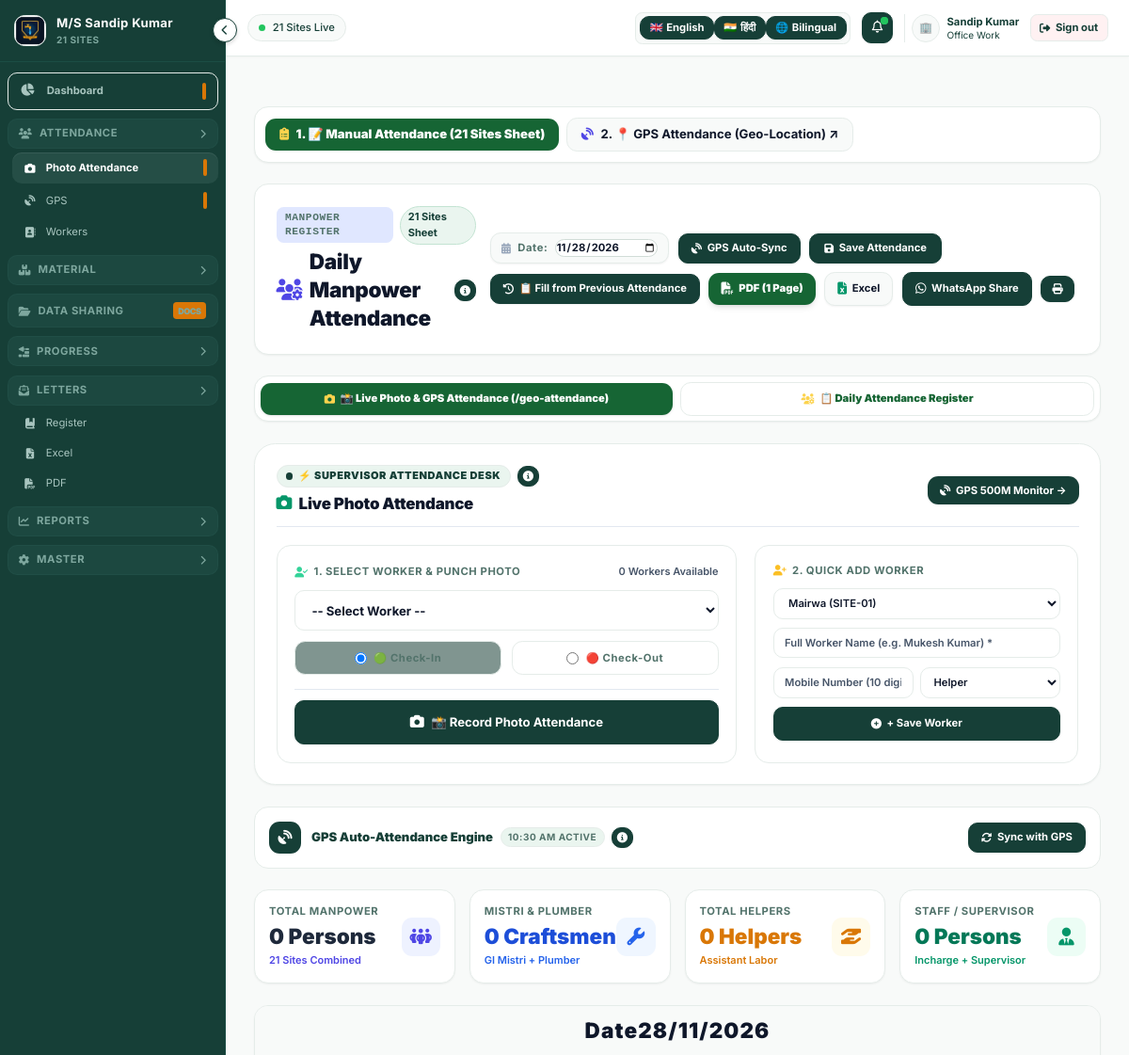
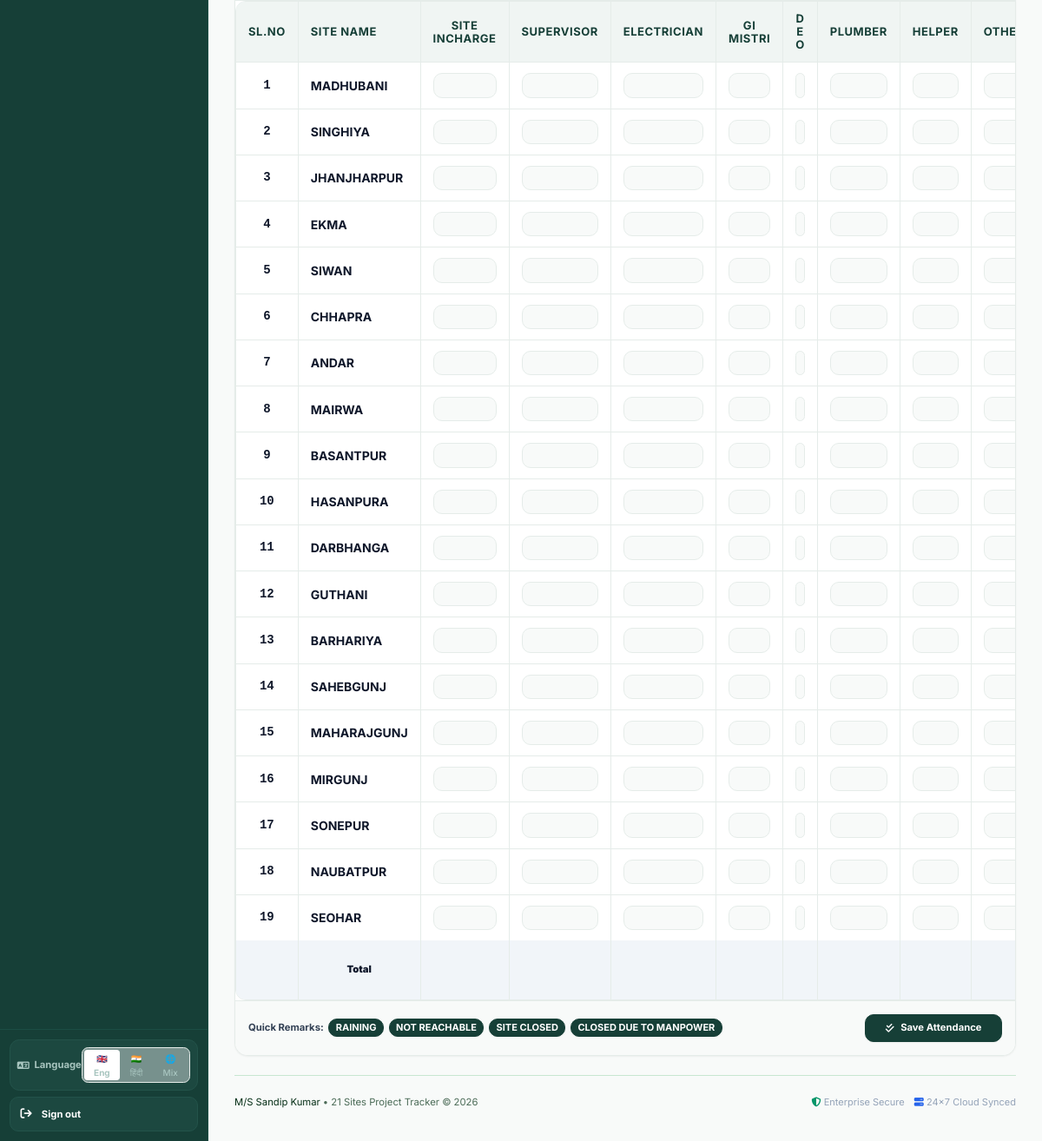
/attendance (signed in), run on an earlier commit of the app's database (2 pictures, top to bottom).
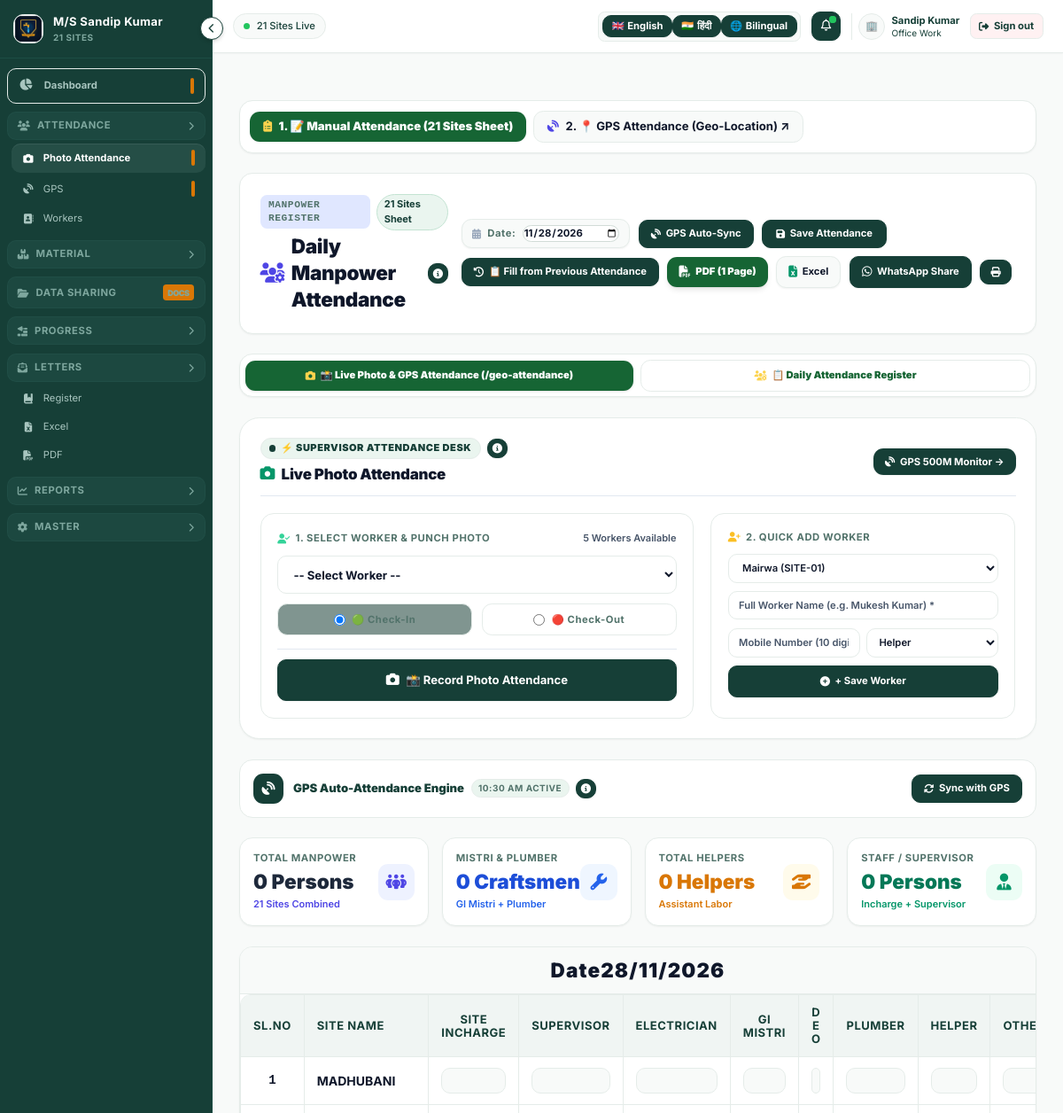
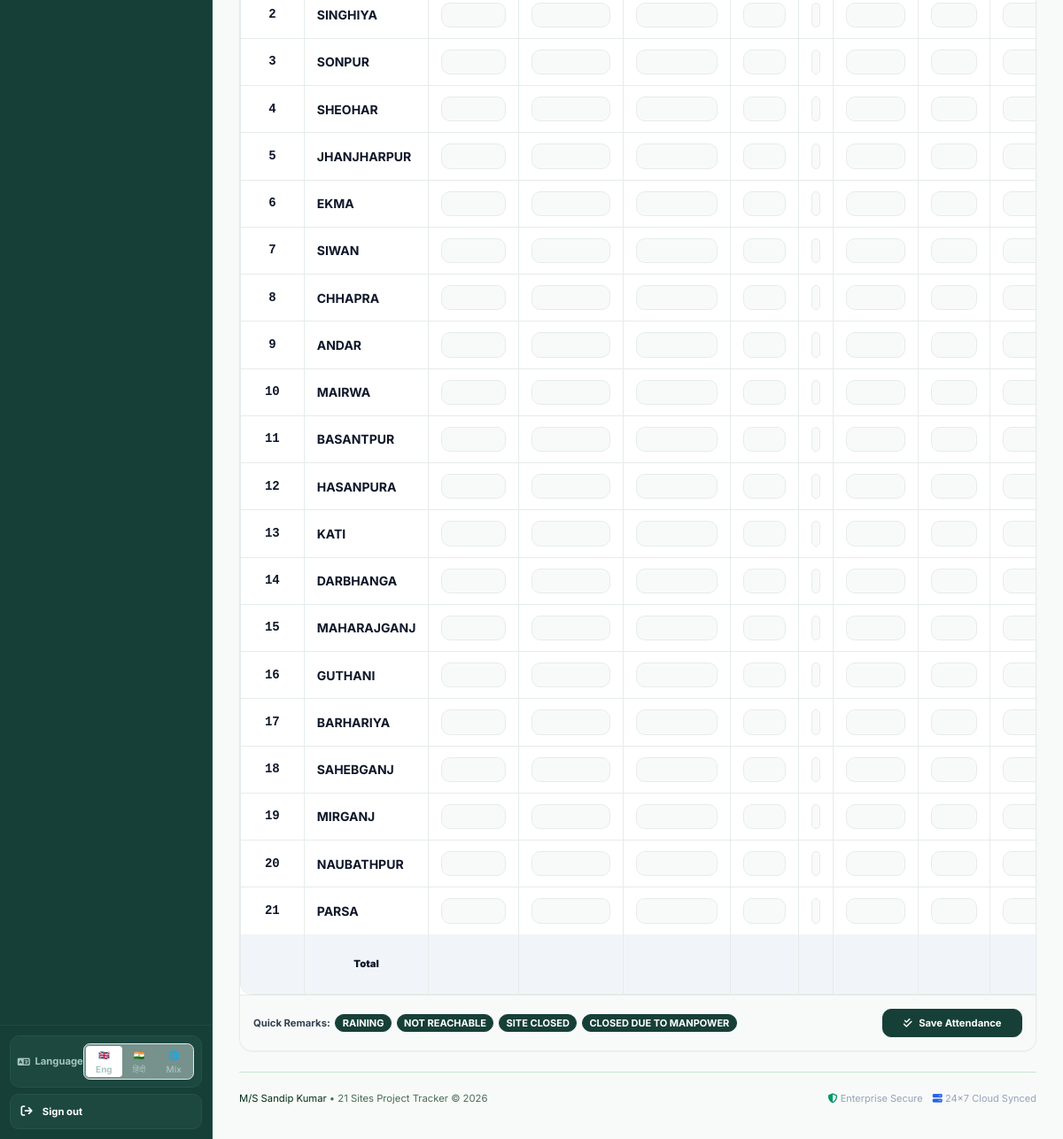
And on a later commit of the database (2 pictures, top to bottom).
### tables this page shows
CREATE TABLE sites (
        id INTEGER PRIMARY KEY AUTOINCREMENT,
        code TEXT UNIQUE NOT NULL,
        name TEXT NOT NULL,
        location TEXT,
        supervisor TEXT,
        contact TEXT,
        status TEXT DEFAULT 'Active',
        created_at TIMESTAMP DEFAULT CURRENT_TIMESTAMP
    , incharge TEXT, incharge_phone TEXT, latitude REAL, longitude REAL, geo_radius INTEGER DEFAULT 500, pin TEXT DEFAULT '', initial_month TEXT);

### app.py (the view, shortened to what this page needs)
@app.route("/attendance")
def attendance_view():
    selected_date = request.args.get("date")
    if not selected_date:
        ist_now = datetime.datetime.utcnow() + datetime.timedelta(hours=5, minutes=30)
        selected_date = ist_now.strftime("%Y-%m-%d")
    rows, totals = database.get_daily_manpower(selected_date)
    is_owner = session.get("is_owner", False)
    user_site_id = session.get("site_id")
    is_supervisor_view = False
    locked_site = None
    try:
        parts = selected_date.split("-")
        formatted_date = f"{parts[2]}/{parts[1]}/{parts[0]}" if len(parts) == 3 else selected_date
    except:
        formatted_date = selected_date
    all_sites = database.get_all_sites()
    if is_supervisor_view and user_site_id:
        site_workers = database.get_all_workers_for_site(user_site_id)
        sites = [s for s in all_sites if s["id"] == user_site_id]
    else:
        site_workers = database.get_all_workers()
        sites = all_sites
    today_geo_rows, _ = database.get_geo_attendance_today(selected_date)
    if is_supervisor_view and user_site_id:
        today_geo_rows = [r for r in today_geo_rows if r["site_id"] == user_site_id]
    today_photos = [r for r in today_geo_rows if r.get("photo_url")]
    return render_template(
        "attendance.html",
        selected_date=selected_date,
        formatted_date=formatted_date,
        rows=rows,
        totals=totals,
        is_supervisor_view=is_supervisor_view,
        locked_site=locked_site,
        site_workers=site_workers,
        sites=sites,
        today_photos=today_photos
    )

### app.py (called while the page is built)
@app.after_request
def add_cors_headers(response):
    response.headers["Access-Control-Allow-Origin"] = "*"
    response.headers["Access-Control-Allow-Methods"] = "GET, POST, OPTIONS, PUT, DELETE"
    response.headers["Access-Control-Allow-Headers"] = "Content-Type, X-Admin-PIN"
    if "text/html" in response.headers.get("Content-Type", ""):
        response.headers["Cache-Control"] = "no-cache, no-store, must-revalidate"
        response.headers["Pragma"] = "no-cache"
        response.headers["Expires"] = "0"
    return response

### database.py (called while the page is built)
def get_db():
    conn = sqlite3.connect(DB_PATH, timeout=60.0)
    conn.row_factory = sqlite3.Row
    try:
        conn.execute("PRAGMA journal_mode=WAL;")
        conn.execute("PRAGMA busy_timeout=60000;")
        conn.execute("PRAGMA synchronous=NORMAL;")
    except Exception:
        pass
    return conn

def get_all_sites():
    conn = get_db()
    cursor = conn.cursor()
    cursor.execute("SELECT * FROM sites ORDER BY id ASC")
    sites = [dict(row) for row in cursor.fetchall()]
    conn.close()
    return sites

### templates/attendance.html (shortened to what the changed rows need)
{% extends "base.html" %}
{% block content %}
<div class="space-y-6">
    <div class="bg-white rounded-2xl p-6 border border-slate-200/80 shadow-sm flex flex-col md:flex-row md:items-center justify-between gap-4">
        <div>
            <div class="flex items-center gap-2 mt-1">
                <h1 class="text-2xl font-black text-slate-800 flex items-center gap-2">
                    <i class="fa-solid fa-users-gear text-indigo-600"></i>
                    {% if is_supervisor_view %}
                    <span>Daily Attendance — {{ locked_site.name }} Site</span>
                    {% else %}
                    <span>Daily Manpower Attendance</span>
                    {% endif %}
                </h1>
            </div>
        </div>
    </div>
    <div class="bg-white rounded-3xl p-5 sm:p-6 text-[#0F172A] shadow-sm border border-[#E2E8F0] relative no-print">
        <div class="grid grid-cols-1 lg:grid-cols-12 gap-5 mt-5">
            <div class="lg:col-span-7 bg-white p-4 sm:p-5 rounded-2xl border border-[#E2E8F0] flex flex-col justify-between shadow-xs">
                <div>
                    <div class="flex items-center justify-between mb-3">
                        <label class="text-xs font-black text-[#0F172A] uppercase tracking-wider flex items-center gap-1.5">
                            <i class="fa-solid fa-user-check text-emerald-400"></i>
                            <span>1. Select Worker & Punch Photo</span>
                        </label>
                        <span class="text-[11px] text-[#475569] font-semibold" id="quickWorkerCountBadge">{{ site_workers|length }} Workers Available</span>
                    </div>
                </div>
            </div>
        </div>
    </div>
    <div class="bg-white rounded-2xl border border-slate-200 shadow-sm overflow-hidden">
        <div class="py-3 px-6 bg-slate-50 border-b border-slate-200 text-center">
            <h2 class="text-xl sm:text-2xl font-black text-rose-600 tracking-wider">
                DATE {{ formatted_date }}
            </h2>
        </div>
        <div class="overflow-x-auto">
            <table class="w-full text-left text-xs border-collapse" id="manpowerTable">
                <thead class="bg-slate-100 text-slate-800 font-black border-b border-slate-300 uppercase text-[11px] tracking-wider text-center">
                    <tr>
                        <th class="py-3 px-2 w-10 border-r border-slate-200">SL.NO</th>
                        <th class="py-3 px-3 text-left w-36 border-r border-slate-200">SITE NAME</th>
                        <th class="py-3 px-2 w-20 border-r border-slate-200">SITE INCHARGE</th>
                        <th class="py-3 px-2 w-20 border-r border-slate-200">SUPERVISOR</th>
                        <th class="py-3 px-2 w-20 border-r border-slate-200">ELECTRICIAN</th>
                        <th class="py-3 px-2 w-20 border-r border-slate-200">GI MISTRI</th>
                        <th class="py-3 px-2 w-16 border-r border-slate-200">D E O</th>
                        <th class="py-3 px-2 w-20 border-r border-slate-200">PLUMBER</th>
                        <th class="py-3 px-2 w-20 border-r border-slate-200">HELPER</th>
                        <th class="py-3 px-2 w-16 border-r border-slate-200">OTHER</th>
                    </tr>
                </thead>
                <tbody class="divide-y divide-slate-200 text-slate-800">
                    {% for row in rows %}
                    <tr class="hover:bg-slate-50/80 transition site-row" data-site-id="{{ row.site_id }}">
                        <td class="py-2 px-2 text-center text-slate-400 font-mono font-bold border-r border-slate-100">
                            {{ loop.index }}
                        </td>
                        <td class="py-2 px-3 font-bold text-slate-900 border-r border-slate-100 whitespace-nowrap">
                            {{ row.site_name|upper }}
                        </td>
                        <td class="p-1 border-r border-slate-100">
                            <input type="number" min="0" max="99" value="{{ row.site_incharge if row.site_incharge > 0 else '' }}"
                                   class="inp-count w-full text-center py-1.5 rounded-lg border border-transparent hover:border-slate-300 focus:border-indigo-500 font-bold text-xs bg-slate-50/50 focus:bg-white"
                                   data-role="site_incharge" oninput="recalcRow(this)">
                        </td>
                        <td class="p-1 border-r border-slate-100">
                            <input type="number" min="0" max="99" value="{{ row.supervisor if row.supervisor > 0 else '' }}"
                                   class="inp-count w-full text-center py-1.5 rounded-lg border border-transparent hover:border-slate-300 focus:border-indigo-500 font-bold text-xs bg-slate-50/50 focus:bg-white"
                                   data-role="supervisor" oninput="recalcRow(this)">
                        </td>
                        <td class="p-1 border-r border-slate-100">
                            <input type="number" min="0" max="99" value="{{ row.electrician if row.electrician > 0 else '' }}"
                                   class="inp-count w-full text-center py-1.5 rounded-lg border border-transparent hover:border-slate-300 focus:border-indigo-500 font-bold text-xs bg-slate-50/50 focus:bg-white"
                                   data-role="electrician" oninput="recalcRow(this)">
                        </td>
                        <td class="p-1 border-r border-slate-100">
                            <input type="number" min="0" max="99" value="{{ row.gi_mistri if row.gi_mistri > 0 else '' }}"
                                   class="inp-count w-full text-center py-1.5 rounded-lg border border-transparent hover:border-slate-300 focus:border-indigo-500 font-bold text-xs bg-slate-50/50 focus:bg-white"
                                   data-role="gi_mistri" oninput="recalcRow(this)">
                        </td>
                        <td class="p-1 border-r border-slate-100">
                            <input type="number" min="0" max="99" value="{{ row.deo if row.deo > 0 else '' }}"
                                   class="inp-count w-full text-center py-1.5 rounded-lg border border-transparent hover:border-slate-300 focus:border-indigo-500 font-bold text-xs bg-slate-50/50 focus:bg-white"
                                   data-role="deo" oninput="recalcRow(this)">
                        </td>
                        <td class="p-1 border-r border-slate-100">
                            <input type="number" min="0" max="99" value="{{ row.plumber if row.plumber > 0 else '' }}"
                                   class="inp-count w-full text-center py-1.5 rounded-lg border border-transparent hover:border-slate-300 focus:border-indigo-500 font-bold text-xs bg-slate-50/50 focus:bg-white"
                                   data-role="plumber" oninput="recalcRow(this)">
                        </td>
                        <td class="p-1 border-r border-slate-100">
                            <input type="number" min="0" max="99" value="{{ row.helper if row.helper > 0 else '' }}"
                                   class="inp-count w-full text-center py-1.5 rounded-lg border border-transparent hover:border-slate-300 focus:border-indigo-500 font-bold text-xs bg-slate-50/50 focus:bg-white"
                                   data-role="helper" oninput="recalcRow(this)">
                        </td>
                        <td class="p-1 border-r border-slate-100">
                            <input type="number" min="0" max="99" value="{{ row.other if row.other > 0 else '' }}"
                                   class="inp-count w-full text-center py-1.5 rounded-lg border border-transparent hover:border-slate-300 focus:border-indigo-500 font-bold text-xs bg-slate-50/50 focus:bg-white"
                                   data-role="other" oninput="recalcRow(this)">
                        </td>
                    </tr>
                    {% endfor %}
                </tbody>
            </table>
        </div>
    </div>
</div>
{% endblock %}

What changed in the data, as far as the page shows it:
changed sites: site_name "SONEPUR" → "SONPUR"; moves up the list
changed sites: site_name "SEOHAR" → "SHEOHAR"; moves up the list
added sites: site_name "KATI"
changed sites: site_name "MAHARAJGUNJ" → "MAHARAJGANJ"; moves up the list
changed sites: site_name "SAHEBGUNJ" → "SAHEBGANJ"
changed sites: site_name "MIRGUNJ" → "MIRGANJ"
changed sites: site_name "NAUBATPUR" → "NAUBATHPUR"
added sites: site_name "PARSA"
Also different on the page:
{{ site_workers|length }}: "0" → "5"
